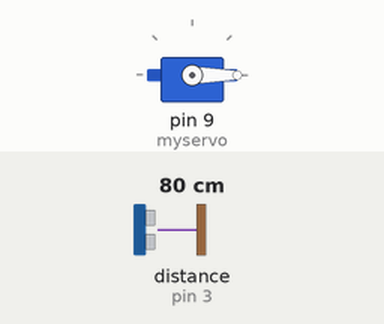
This sketch was run on a simulated Arduino Uno, built with avr-gcc and run on an emulated ATmega328P. On the bench: servo. The inputs (shaded band) are chosen by the test bench; at power-on: distance to the obstacle (sensor on pin 3) 80 cm.

Above: at 1.8 s.
1.9 s: distance to the obstacle (sensor on pin 3) set to 16 cm
3.4 s: distance to the obstacle (sensor on pin 3) set to 12 cm
At 4.7 s:
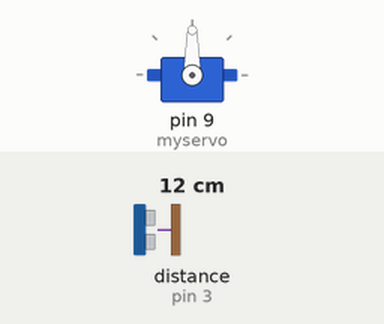
5.5 s: distance to the obstacle (sensor on pin 3) set to 18 cm
At 6.3 s:
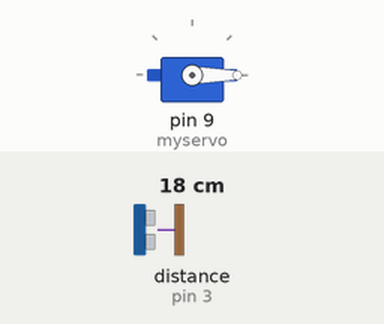
7.5 s: distance to the obstacle (sensor on pin 3) set to 2 cm
At 9.1 s:
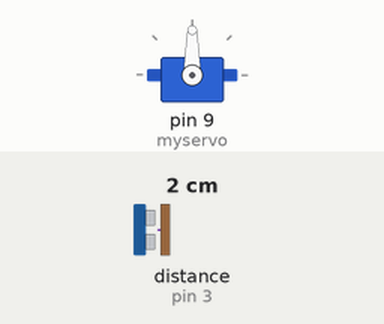
Timing chart, 0 to 10.5 s (numbered marks = the images above; inputs shaded):
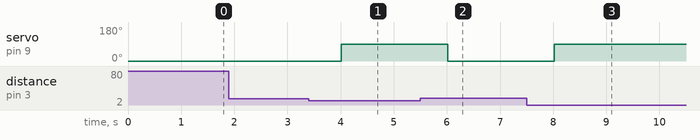

The sketch:

Final_Servo_Code.ino
```cpp
#include <NewPing.h>
#include <Servo.h>


NewPing sonar(2, 3);
Servo myservo;

void setup() {
myservo.attach(9);
}

void loop() {
  int dist = sonar.ping_cm();
  if (dist<15)
  {
    myservo.write(90);
    delay(1000);
  }
  else
  {
    myservo.write(0);
    delay(1000);
  }
}
```

Measured:
- the behaviour switches between 15 and 14 cm on distance to the obstacle (sensor on pin 3) (found by bisection; images 0 and 1)
- after the input at 1.9 s, every drawn part: stays the same
- after the input at 3.4 s, servo on pin 9 (myservo): 0° → 90° after 0.62 s
- after the input at 5.5 s, servo on pin 9 (myservo): 90° → 0° after 0.52 s
- after the input at 7.5 s, servo on pin 9 (myservo): 0° → 90° after 0.52 s
